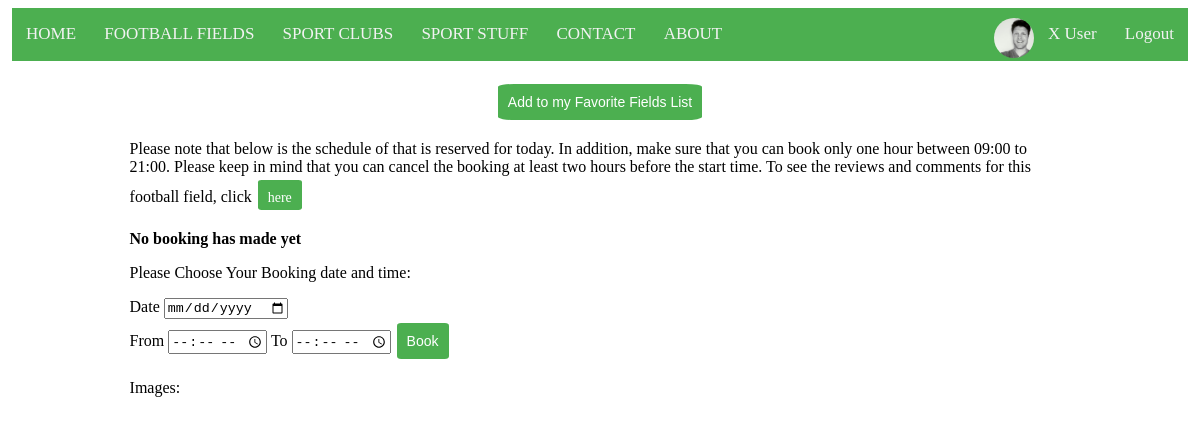
Page /pages/booking.php (signed in) on the committed database.
### tables this page shows
CREATE TABLE `users` (
  `id` int(11) NOT NULL,
  `user_name` varchar(50) NOT NULL,
  `email` varchar(60) NOT NULL,
  `password` varchar(60) NOT NULL,
  `contact_num` varchar(15) NOT NULL
);

CREATE TABLE `profile_photo` (
  `user_id` int(11) NOT NULL,
  `image` varchar(100) DEFAULT NULL,
  `date_time` datetime NOT NULL
);

### pages/booking.php (the view, shortened to what this page needs)
<?php
	include("../include/header.php");
	include("../include/dbconnection.php");
	$email = $_SESSION['email'];
	$active_user = mysqli_query($db_connect, "select * from users where email='$email'");
	$active_userq = mysqli_fetch_array($active_user);
	$active_user_id = $active_userq['id'];
	$fieldId = mysqli_real_escape_string($db_connect, ($_GET['id']));
	$field_id = base64_decode($fieldId);
	$fieldquery = mysqli_query($db_connect, "select * from bookings where id = '$field_id' and booking_date = CURDATE() order by start_time");
	$fieldq_num = mysqli_num_rows($fieldquery);
	$field_id2 = base64_encode($field_id);
?>
<html>
	<body>
		<form action="booking.php" method="POST">
			<?
				$checkFields = mysqli_query($db_connect, "select * from fields_like where user_id='$active_user_id' and field_id ='$field_id'");
				$checkResult = mysqli_num_rows($checkFields);
				if($checkResult > 0){
					print "<center><input type='button' class='submit_btn' value = 'My Favorite Football Field'/></center>";
				}else{
					print "<center><input type = 'submit' class='submit_btn' value = 'Add to my Favorite Fields List' name='like'/></center>";
				}
			?>
		</form>
	<div style="margin-right:10%;margin-left:10%;">
		<P>Please note that below is the schedule of <strong><?=$name;?></strong> that is reserved for today. In addition, make sure that you can book only one hour between 09:00 to 21:00. Please keep in mind that you can cancel the booking at least two hours before the start time. To see the reviews and comments for this football field, click <a href="comments.php?field_id=<?=$field_id2;?>" class="submit_btn" style="height:10px;">here</a></P>
	<?php
		if($fieldq_num < 1){
			print "<p><strong>No booking has made yet</strong></p>";
		}
	?>
		<p>Please Choose Your Booking date and time:</p>
		<form method="post" action="booking.php">
			<label>Date</label>
			<input type="date" name="booking_date" required></br>
			<label>From</label>
			<input type="time" min="9:00" max="20:00" name="start" required>
			<label>To</lable>
			<input type="time" min="10:00" max="21:00" name="end" required>
			<button name="book" class="submit_btn">Book</button>
		</form>
			<p>Images:</p>
	</div>
	</body>
</html>

### include/header.php (shortened to what this page needs)
<?php
	include("dbconnection.php");
	$email = $_SESSION['email'];
	$userquery = mysqli_query($db_connect, "select * from users where email='$email'");
	$userdetail = mysqli_fetch_array($userquery);
	$name = $userdetail['user_name'];
	$user_id = $userdetail['id'];
	$profile = mysqli_query($db_connect, "select * from profile_photo where user_id = '$user_id' order by date_time desc");
	$profiler = mysqli_fetch_array($profile);
	$image = $profiler['image'];
?>
<header>
	<link rel="stylesheet" href="../css/mystyle.css" />
	<div class="navbar" id="myTopnav">
		<a href="home.php">HOME</a>
		<a href="fields.php">FOOTBALL FIELDS</a>
		<a href="clubs.php">SPORT CLUBS</a>
		<a href="sportstuff.php">SPORT STUFF</a>
		<a href="contact.php">CONTACT</a>
		<a href="about.php">ABOUT</a>
		<a href="../pages/logout.php" class="login">Logout</a>
		<a href="../pages/profile.php" class="login"><?=$name;?></a>
		<?
			if(!empty($image)){
				print "<img src='../images/profilePhotos/$image' class='login header-img'/>";
			}else{
				print "<img src='../images/profilePhotos/default.png' class='login header-img'/>";
			}
		?>
	</div>
</header>
<html>
	<head>
	</head>
</html>

### css/mystyle.css (style rules this page uses)
html, body { overflow-y: scroll; margin-right: 0.5%; margin-left: 0.5%; }
.navbar { background-color: #4CAF50; overflow: hidden; }
.navbar a { float: left; display: block; color: #f2f2f2; text-align: center; padding: 1.4% 1.2%; text-decoration: none; font-size: 17px; }
.navbar .login { float: right; }
body { overflow: hidden; }
img.login.header-img { height: 40px; width: 40px; border-radius:50%; margin-top:10px; }
.submit_btn { background-color: #4CAF50; border: none; color: white; padding: 10px; text-align: center; text-decoration: none; display: inline-block; font-size: 14px; margin: 4px 2px; cursor: pointer; border-radius: 8%; }

### rows in the picture
users: user_name "X User"
profile_photo: image (picture)
